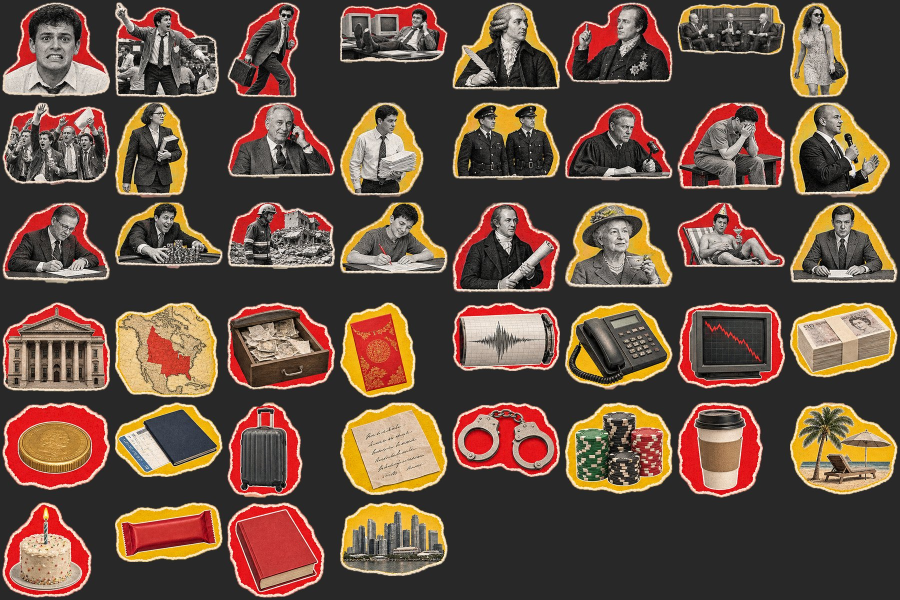
#> input picture barings/build/cut_chk.jpg, 1800 x 1200 px (shown at 1/2 size)
$ python dechecker.py cut_chk.jpg out.png 5
#> lines starting #> are read from the running program, lines starting #| are printed output that depends on the picture; after the words box and inside, x2 and y2 are one past the last pixel; in counts of white or black regions, pixels touching at a corner belong together
# retire un faux damier "transparent" imprimé dans l'image -> PNG RGBA
from PIL import Image; import numpy as np, scipy.ndimage as nd, sys
a=np.array(Image.open(sys.argv[1]).convert('RGB')).astype(int)
mx=a.max(2); mn=a.min(2); sat=mx-mn
#> after `mx = a.max(2)`:
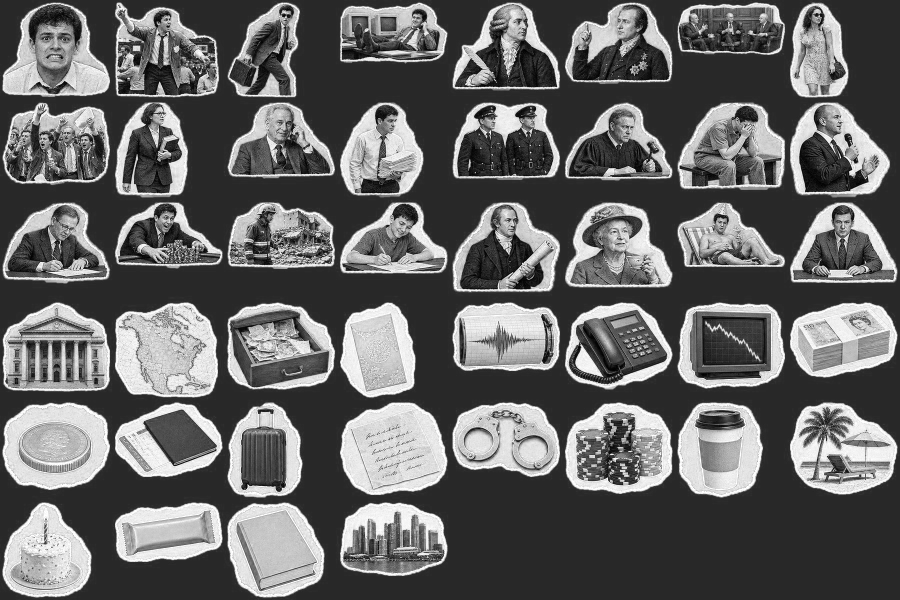
#> mx: shape (1200, 1800) int64 (shown at 1/2 size); min 0, max 255, mean 102.1
#> after `mn = a.min(2)`:
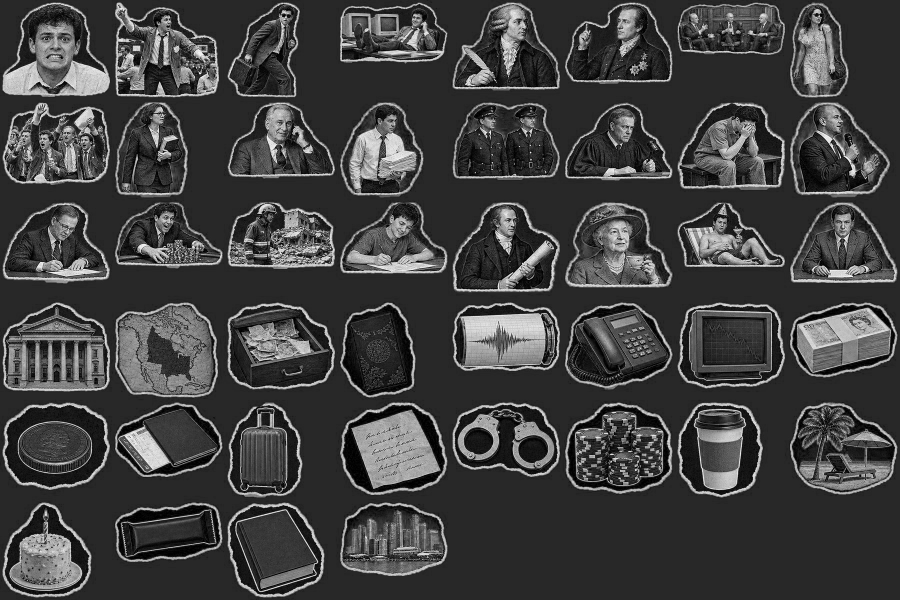
#> mn: shape (1200, 1800) int64 (shown at 1/2 size); min 0, max 255, mean 64.7
#> after `sat = mx - mn`:
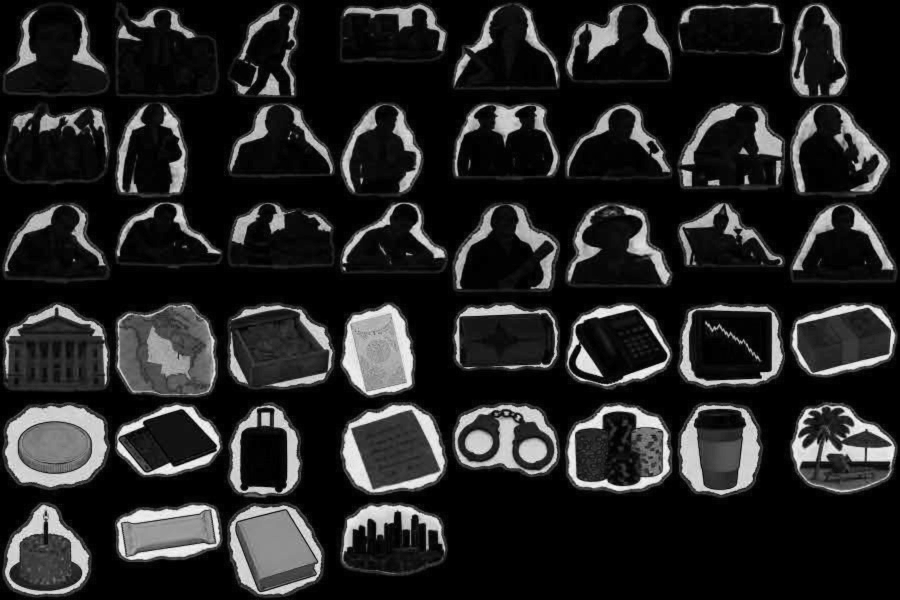
#> sat: shape (1200, 1800) int64 (shown at 1/2 size); min 0, max 255, mean 37.5
bg=(sat<14)&(((mx>=158)&(mx<=192))|(mx>=243))
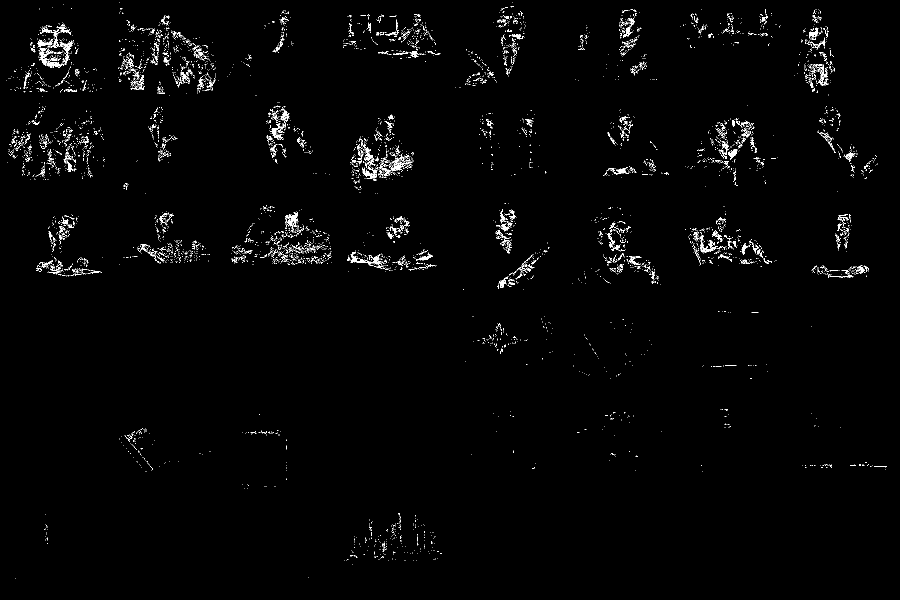
#> bg: shape (1200, 1800) bool (shown at 1/2 size); 1.4% white in thin lines or dots
fg=~bg
#> fg: shape (1200, 1800) bool; 98.6% white; black in thin lines or dots
fg=nd.binary_opening(fg,structure=np.ones((5,5)))
#> fg: shape (1200, 1800) bool; 96.5% white; 1098 black regions (897 under 20 px), largest, box (x1, y1, x2, y2) and area: (701, 273, 827, 367) 4904, (520, 422, 663, 529) 4871, (74, 45, 149, 136) 3406
fg=nd.binary_closing(fg,structure=np.ones((3,3)),iterations=5)
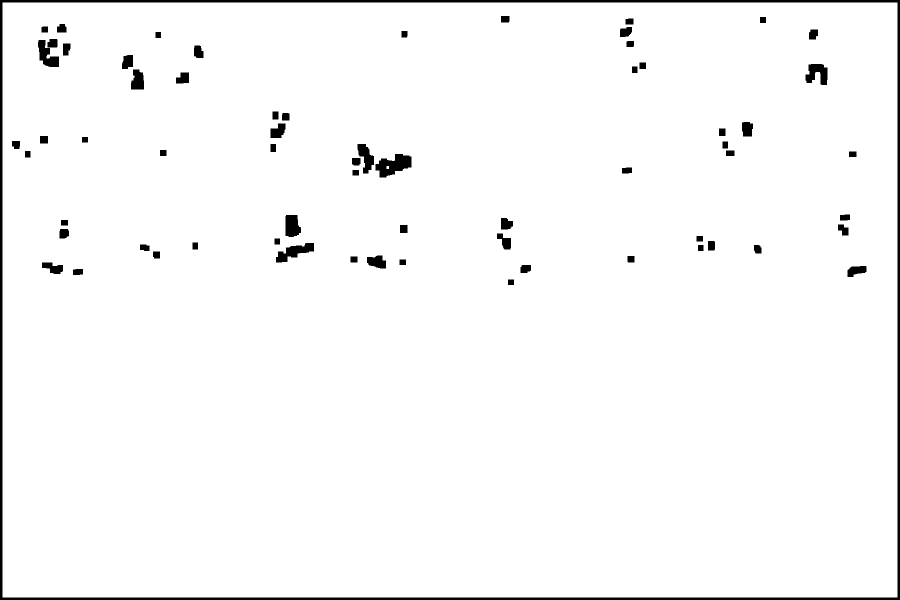
#> fg: shape (1200, 1800) bool (shown at 1/2 size); 97.5% white; 66 black regions, largest, box (x1, y1, x2, y2) and area: (0, 0, 1800, 1200) 29900, (751, 308, 823, 355) 2063, (552, 486, 628, 525) 1432
fg=nd.binary_fill_holes(fg)
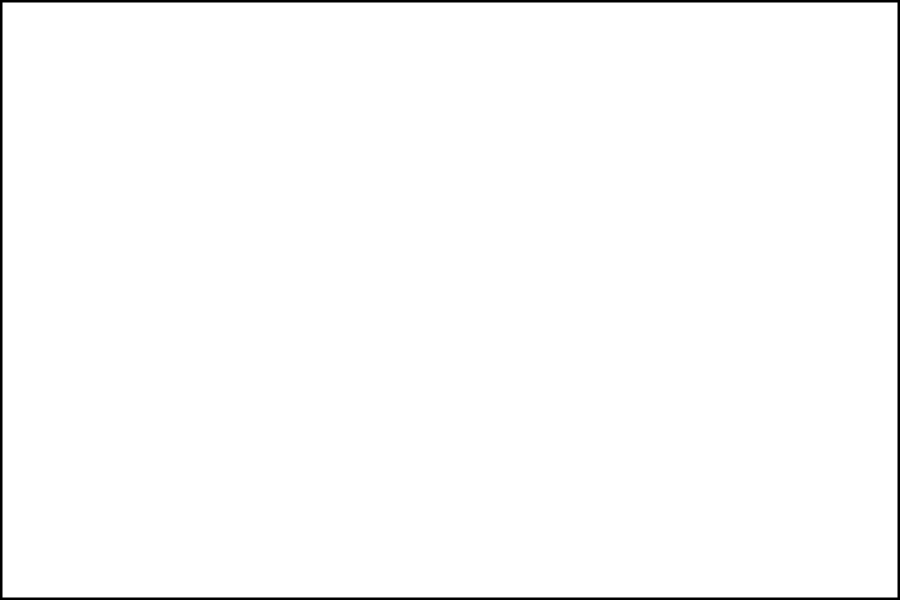
#> fg: shape (1200, 1800) bool (shown at 1/2 size); 98.6% white; 1 black region, box (x1, y1, x2, y2) and area: (0, 0, 1800, 1200) 29900
lab,n=nd.label(fg); cnt=np.bincount(lab.ravel()); keep=[k for k in range(1,n+1) if cnt[k]>2500]
#> after `lab, n = nd.label(fg)`: n = 1
#> after `cnt = np.bincount(lab.ravel())`: cnt = [29900, 2130100]
#> after `keep = [k for k in range(1, n + 1) if cnt[k] > 2500]`: keep = [1]
core=np.isin(lab,keep); core=nd.binary_opening(core,structure=nd.generate_binary_structure(2,1),iterations=int(sys.argv[3]) if len(sys.argv)>3 else 1)
#> after `core = nd.binary_opening(core, structure=nd.generate_binary_structure(`: core: shape (1200, 1800) bool; 98.6% white; 1 black region, box (x1, y1, x2, y2) and area: (0, 0, 1800, 1200) 29960
ring=nd.binary_dilation(core,iterations=4)
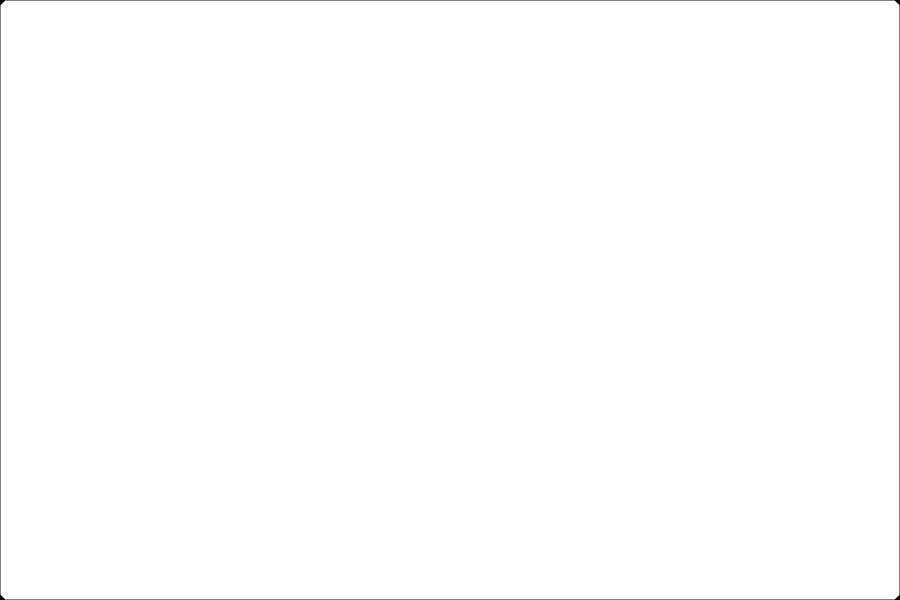
#> ring: shape (1200, 1800) bool (shown at 1/2 size); 99.7% white; black in thin lines or dots
out=np.zeros(a.shape[:2]+(4,),np.uint8)
out[...,:3]=np.where(core[...,None],a,np.array([246,242,234]))
out[...,3]=np.where(ring,255,0)
Image.fromarray(out).save(sys.argv[2]); print('comps',len(keep))
#| comps 1

$ run again, on barings/build/p2a_chk.jpg
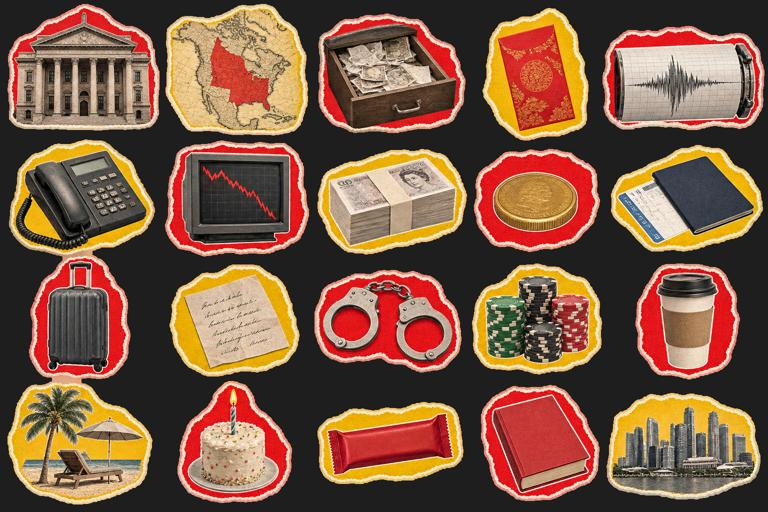
#> input picture barings/build/p2a_chk.jpg, 768 x 512 px
#> `bg=(sat<14)&(((mx>=158)&(mx<=192))|(mx>=243))`:
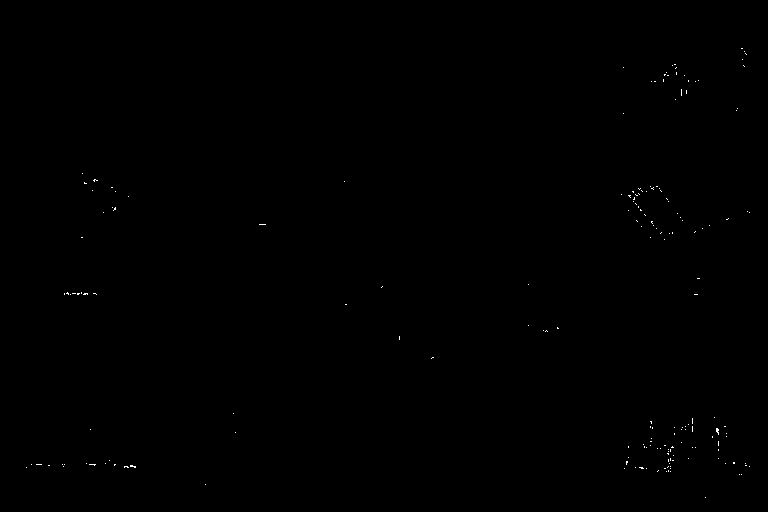
#> bg: shape (512, 768) bool; 0.1% white in thin lines or dots, all inside (x1, y1, x2, y2) = (26, 48, 750, 498)
#> lab: shape (512, 768) int32; values 0 (black) and 1 (white), 96.8% white; 1 black region, box (x1, y1, x2, y2) and area: (0, 0, 768, 512) 12700
#> n = 1
#> cnt = [12700, 380516]
#> keep = [1]
#> core: shape (512, 768) bool; 96.8% white; 1 black region, box (x1, y1, x2, y2) and area: (0, 0, 768, 512) 12760
#> ring: shape (512, 768) bool; 99.3% white; black in thin lines or dots
#> `out[...,3]=np.where(ring,255,0)`:
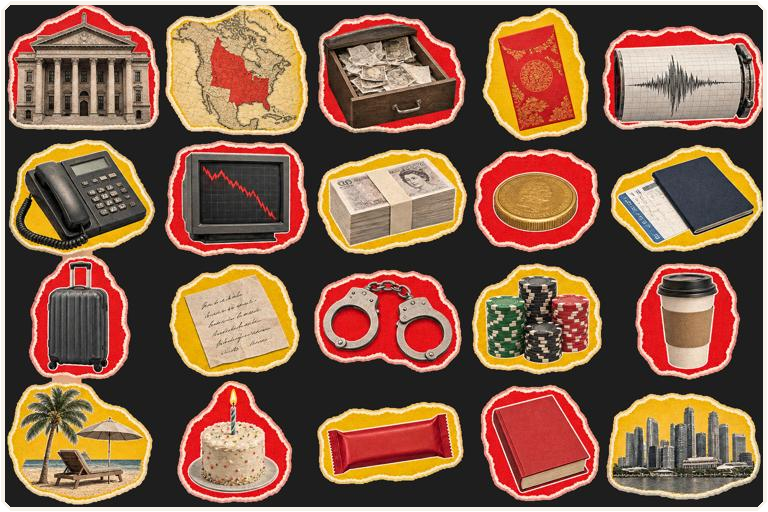
#> out: shape (512, 768, 4); mean R, G, B, A 132.7, 96.4, 74.3, 253.2; transparent parts drawn white
#| comps 1

$ run again, on barings/build/p1a.png
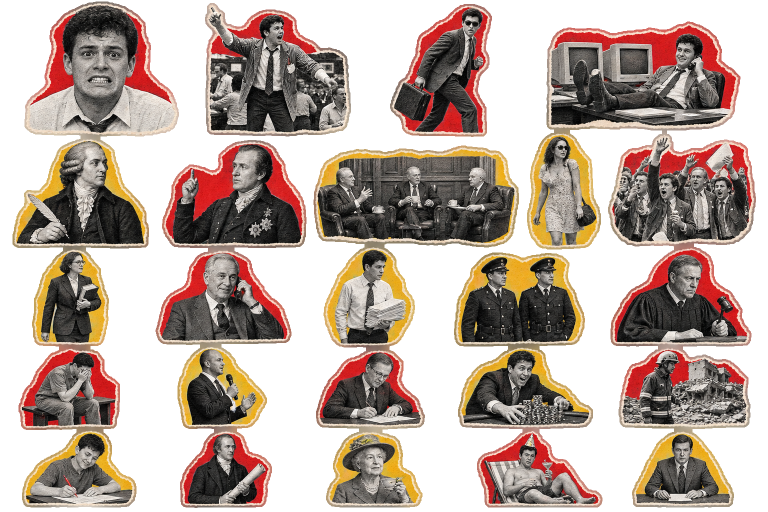
#> input picture barings/build/p1a.png, 1536 x 1024 px (shown at 1/2 size)
#> `bg=(sat<14)&(((mx>=158)&(mx<=192))|(mx>=243))`:
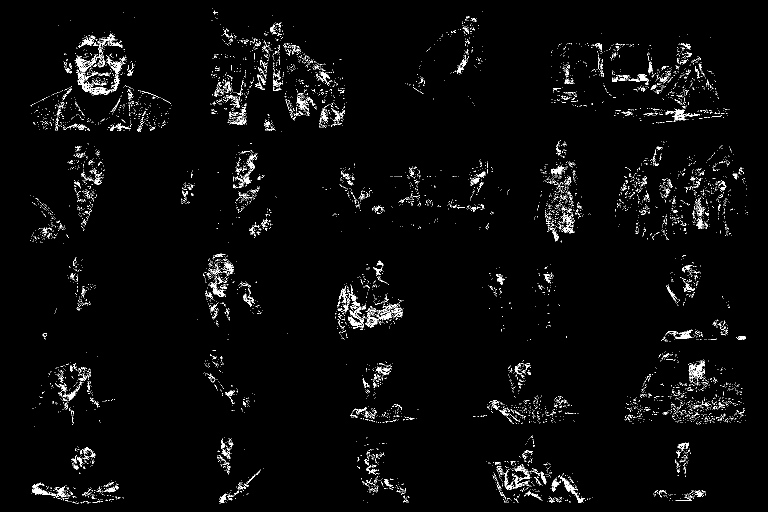
#> bg: shape (1024, 1536) bool (shown at 1/2 size); 2.6% white in thin lines or dots
#> lab: shape (1024, 1536) int32; values 0 (black) and 1 (white), 98.4% white; 1 black region, box (x1, y1, x2, y2) and area: (0, 0, 1536, 1024) 25500
#> n = 1
#> cnt = [25500, 1547364]
#> keep = [1]
#> core: shape (1024, 1536) bool; 98.4% white; 1 black region, box (x1, y1, x2, y2) and area: (0, 0, 1536, 1024) 25560
#> ring: shape (1024, 1536) bool; 99.7% white; black in thin lines or dots
#> `out[...,3]=np.where(ring,255,0)`:
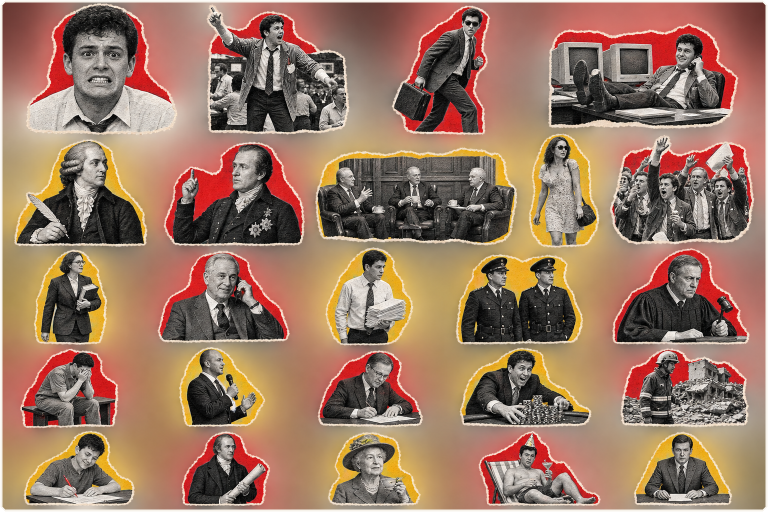
#> out: shape (1024, 1536, 4) (shown at 1/2 size); mean R, G, B, A 154.7, 119.7, 99.3, 254.1; transparent parts drawn white
#| comps 1

$ run again, on barings/build/p2a.png
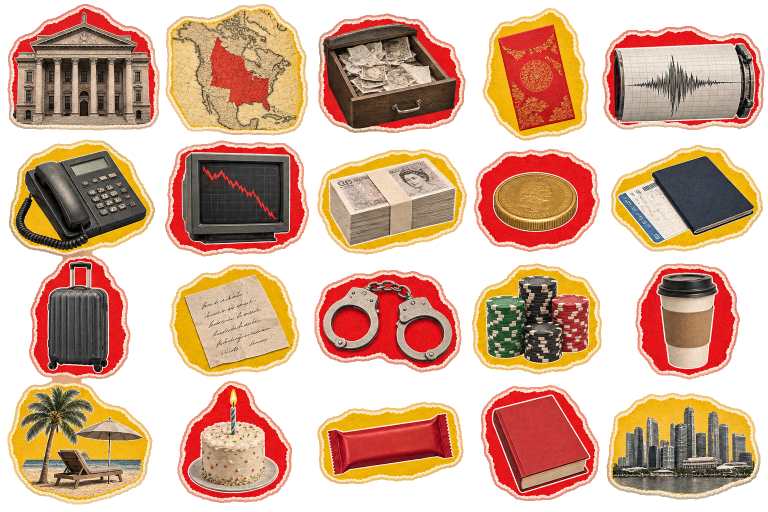
#> input picture barings/build/p2a.png, 1536 x 1024 px (shown at 1/2 size)
#> bg: shape (1024, 1536) bool; 0.4% white in thin lines or dots
#> lab: shape (1024, 1536) int32; values 0 (black) and 1 (white), 98.4% white; 1 black region, box (x1, y1, x2, y2) and area: (0, 0, 1536, 1024) 25500
#> n = 1
#> cnt = [25500, 1547364]
#> keep = [1]
#> core: shape (1024, 1536) bool; 98.4% white; 1 black region, box (x1, y1, x2, y2) and area: (0, 0, 1536, 1024) 25560
#> `ring=nd.binary_dilation(core,iterations=4)`:
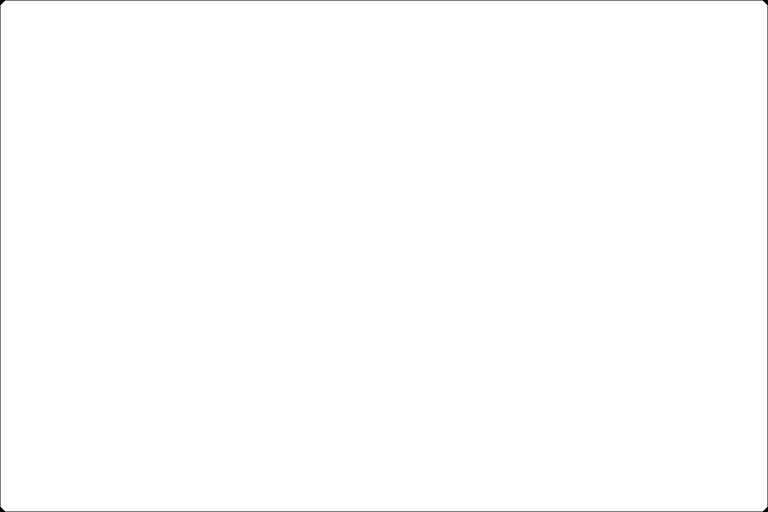
#> ring: shape (1024, 1536) bool (shown at 1/2 size); 99.7% white; black in thin lines or dots
#| comps 1
